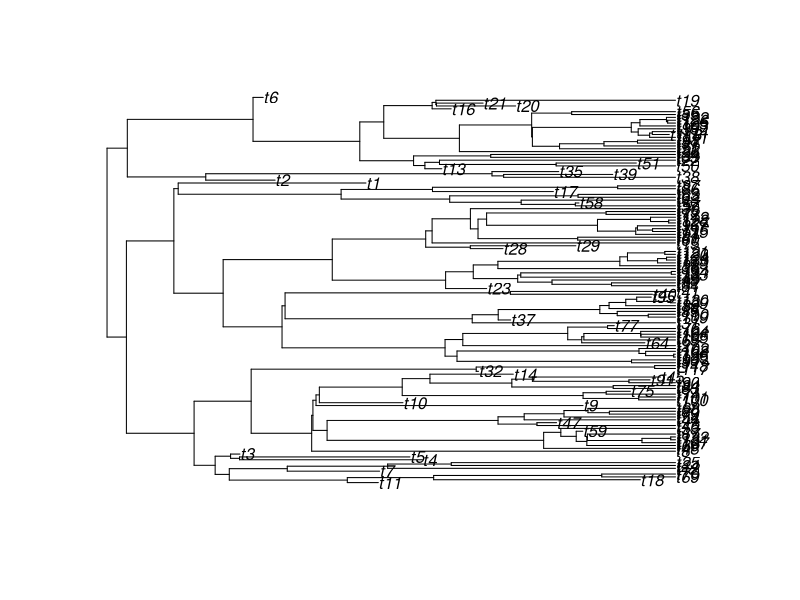
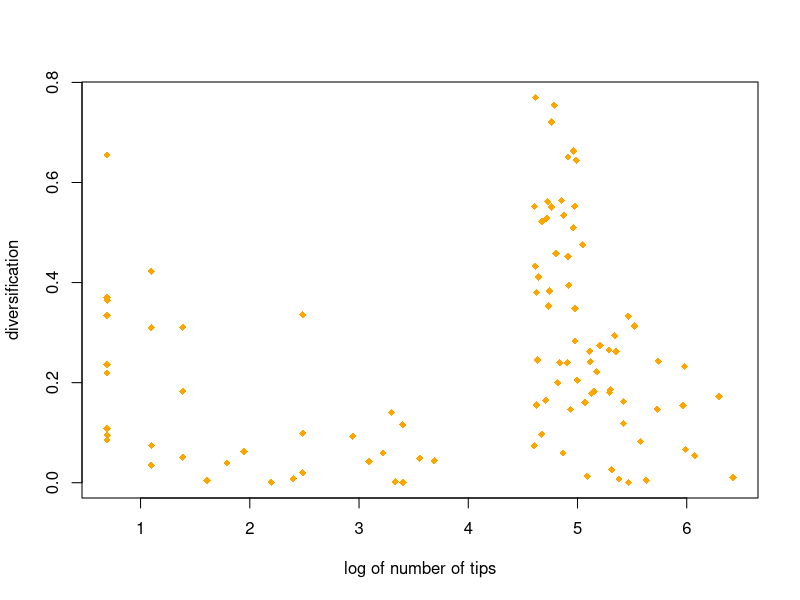
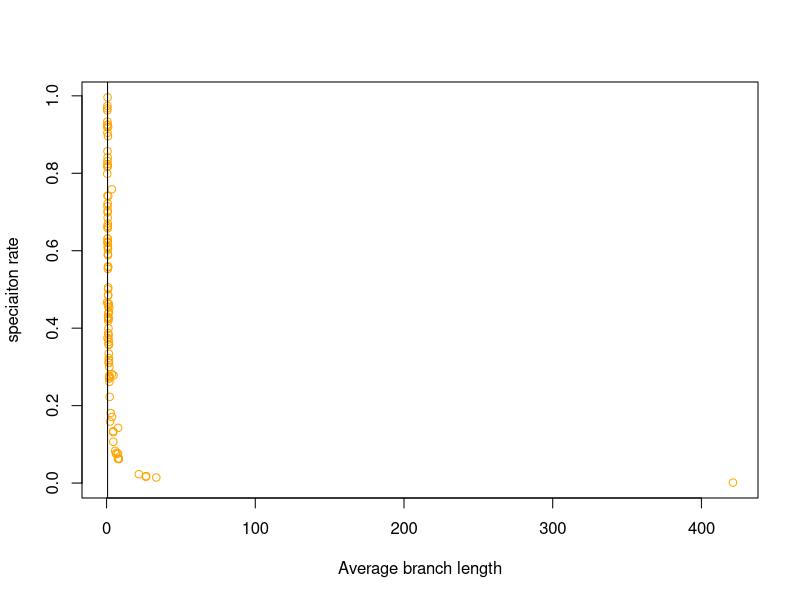
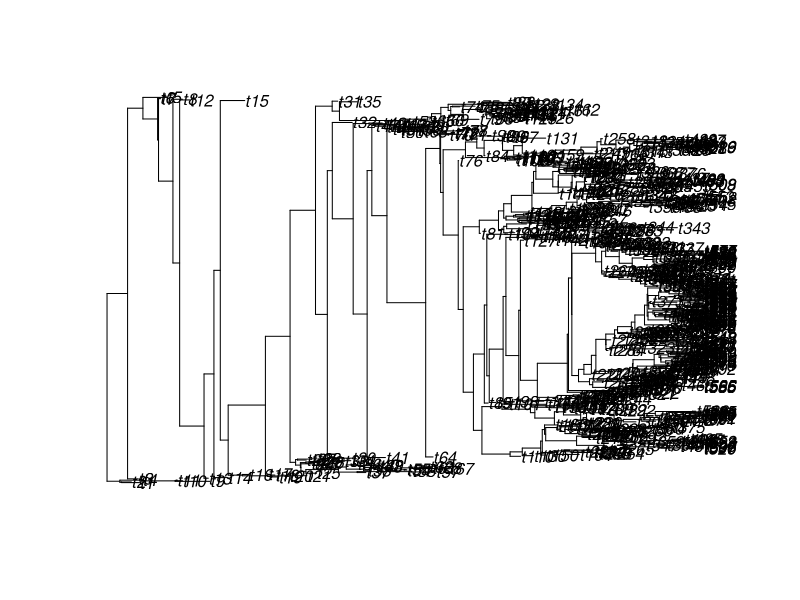
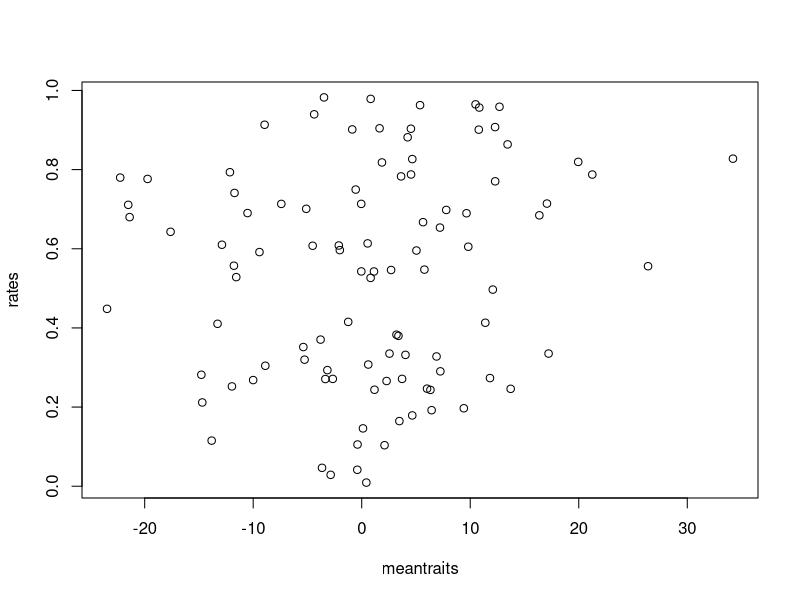
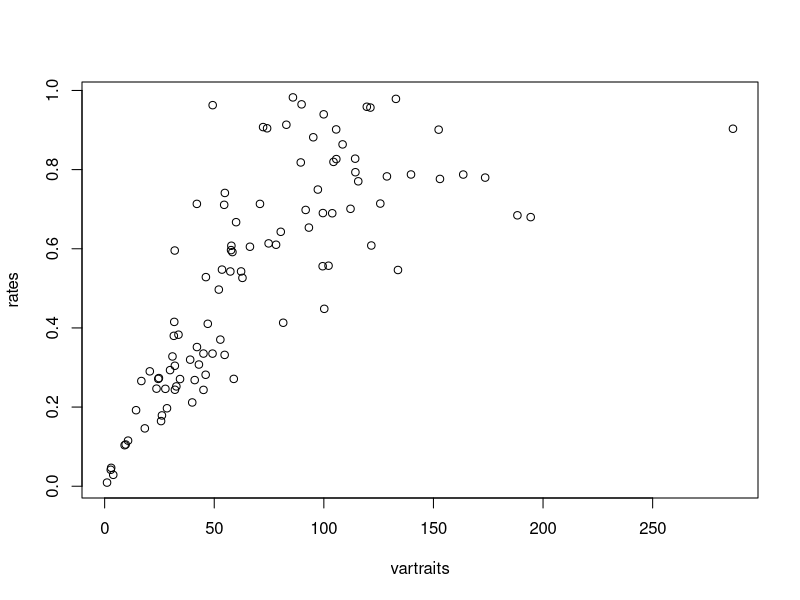
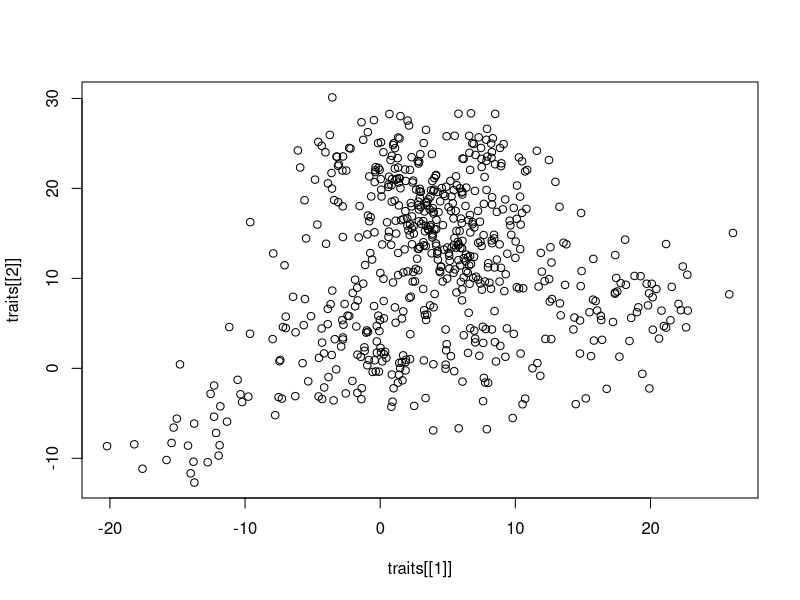
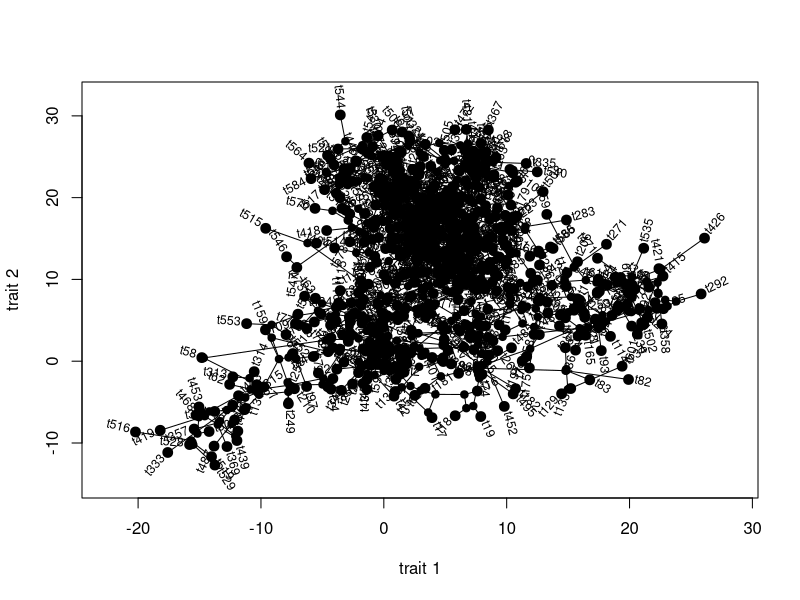

These charts were generated, in order, by the following R code:
getwd ()
library (phytools)
trees<-vector("list",1)
births<-c()
fractions<-c()
r<-c()
s<-c()
branch<-c()
?pbtree

for(i in 1:100) {
  births[i]<- runif(1)
  fractions[i]<- runif(1)
  trees[[i]] <- pbtree(b=births[i], d=(fractions[i]*births[i]),n=100)
  r[[i]]<- (births[i]- (fractions[i]*births[i]))
  s[[i]]<-births[i]
  branch[[i]]<-mean(trees[[i]]$edge.length)
}

str(trees)
pdf("Q1-3_TreesPBplot",height=8.96,width=5.6)
plot(trees[[i]])
dev.off()
trees[[100]]$tip.label
sapply(trees, Ntip)

#'Question 4, the code is below.'
tips<-log(sapply(trees, Ntip))
tips
r1<-unlist(r)
pdf("Q4_diversification_logofnumberoftips",height=4,width=4)
plot(tips,r1, xlab="log of number of tips" , ylab= "diversification", col="orange", pch=18)
abline(lm(tips ~ r1))
dev.off()
cor(tips,r1)
#'The cor test gave a value of 0.2060723. This means there is a positive correlation between diversification rate and the log of the number of tips.'

#'Question 5, the code is below.'
s1<-unlist(s)
branch <-unlist(branch)
pdf("Q5_speciationrate_and_avgbranchlength",height=4,width=4)
plot(branch,s1, xlab="Average branch length" , ylab= "speciaiton rate", col="orange", pch=1)
abline(lm(branch ~ s1))
dev.off()

#'Question 6, the code is below.'
cor(branch,s1)
#'The cor test gave a value of -0.5720068, which means there is quite a strong negative correlation between speciation rate and average branch length.'


#'Question 7, the code is below.'
Tree<-trees[[which.max(tips)]]

pdf("Q7_largestTreePBplot",height=8.96,width=5.6)
plot(Tree)
dev.off()

rates<-c()
traits<-vector("list",1)
meantraits<-c()
vartraits<-c()
for(i in 1:100) {
  rates[i]<- runif(1)
  traits[[i]]<-fastBM(tree = Tree, sig2 = rates[i])
  meantraits[[i]]<-mean(traits[[i]])
  vartraits[[i]]<-var(traits[[i]])
}

#'Question 8, the code is below.'
meantraits<-unlist(meantraits)

pdf("Q8_rates_and_meantraits",height=4,width=4)
plot(meantraits, rates)
dev.off()
cor(meantraits, rates)
#'The cor test returns a value of -0.08399239, which means they are very very slightly negatively correlated with one another.'


#Question 9, the code is below.'
vartraits<-unlist(vartraits)

pdf("Q9_rates_and_vartraits",height=4,width=4)
plot(vartraits, rates)
dev.off()

cor(vartraits, rates)
#'The cor test returns a value of 0.7523002, which means there is a very strong positive correlation between the two.'

#'Question 10, the code is below.'
cor(traits[[1]], traits[[2]])
#'The cor test returned a value of -0.1125329, which means there is a slight negative correlation between the two. A value -0.11 is not really significant, perhaps it does hint towards things but it is not indicating a high enough correlation to considered very significant.'

pdf("Q10_traits[[2]]_and_traits[[1]]",height=6,width=6)
plot(traits[[1]], traits[[2]])
dev.off()

traitMat<-cbind(traits[[1]], traits[[2]])

#'Extra Credit, the code is below.'

?phylomorphospace
pdf("Extra Credit plot",height=20,width=20)
phylomorphospace(Tree, traitMat, xlab= "trait 1", ylab= "trait 2")
dev.off()
